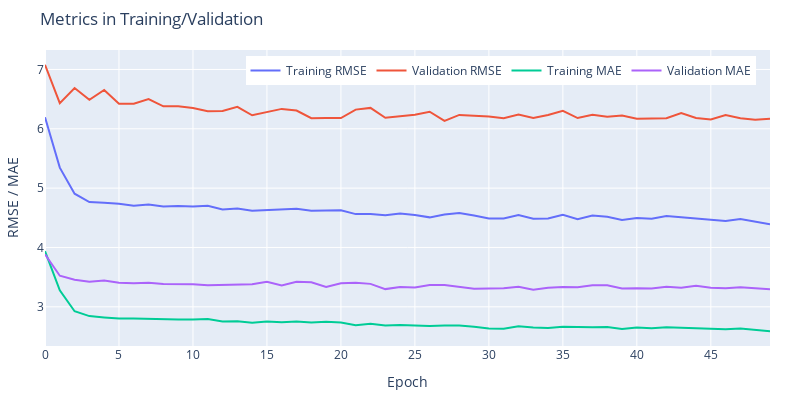

Write notebook code for a chart like this one.
### Code cell
plotMetrics(train_history.history["root_mean_squared_error"], train_history.history["val_root_mean_squared_error"], train_history.history["mean_absolute_error"], train_history.history["val_mean_absolute_error"])
